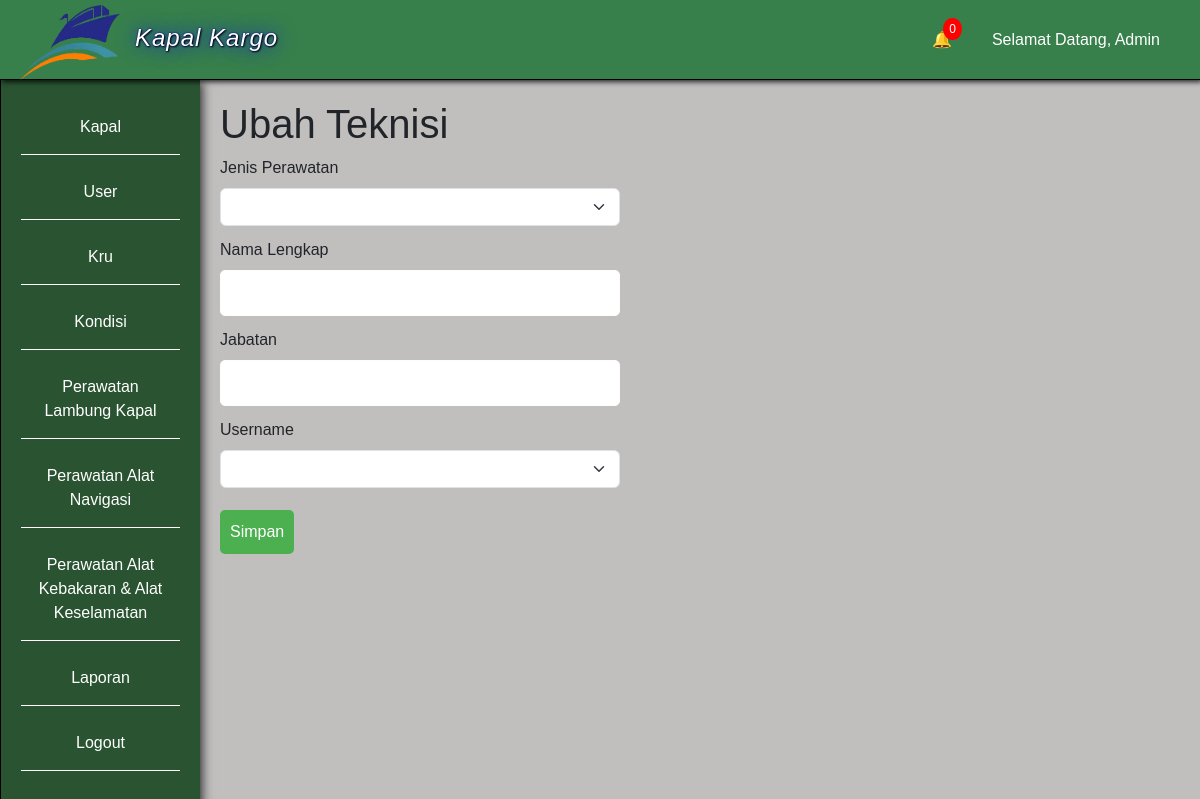
Before: /ubah_kru.php?id_kru=1 (signed in) with the older database file.
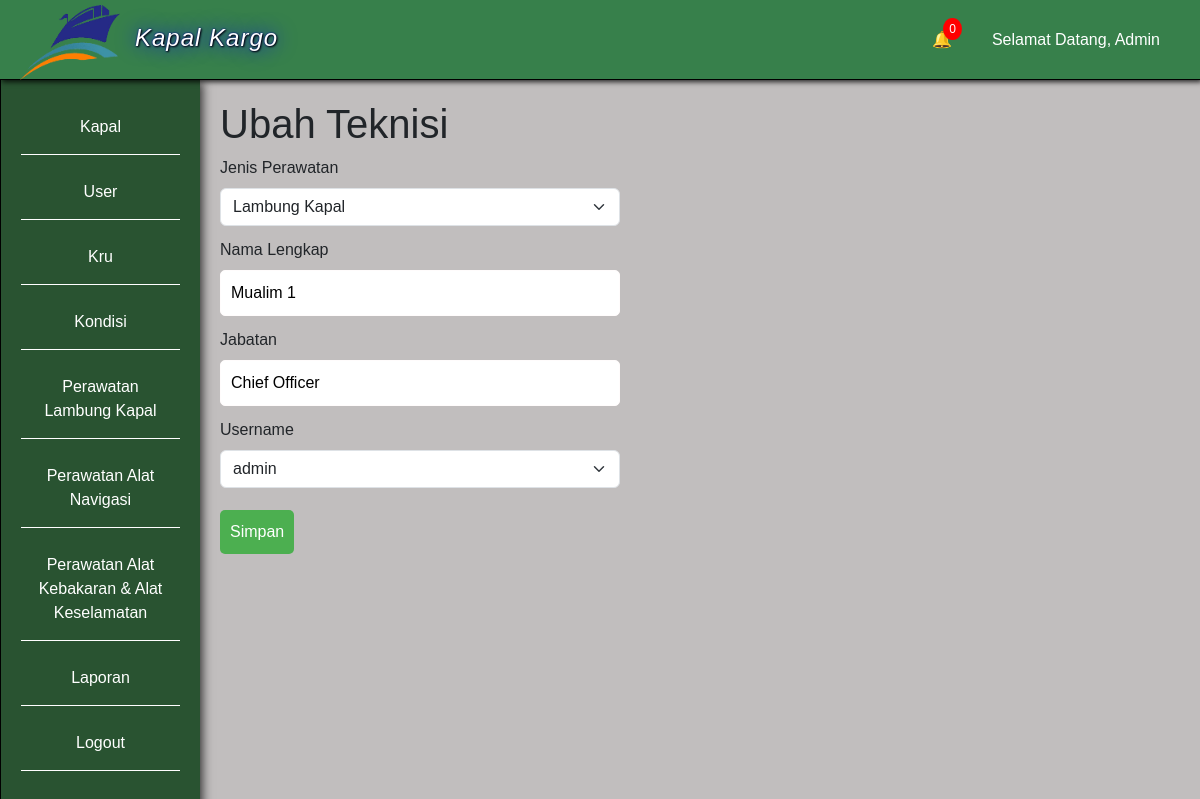
After: the same page with the newer database file.
### tables this page shows
CREATE TABLE `kru` (
  `id_kru` int(11) NOT NULL,
  `nama` varchar(50) NOT NULL,
  `jabatan` varchar(50) NOT NULL,
  `id_jenis_perawatan` int(11) NOT NULL,
  `id_user` int(11) NOT NULL
);

CREATE TABLE `jenis_perawatan` (
  `id_jenis_perawatan` int(11) NOT NULL,
  `jenis_perawatan` varchar(100) NOT NULL
);

CREATE TABLE `user` (
  `id_user` int(11) NOT NULL,
  `nama_lengkap` varchar(50) NOT NULL,
  `username` varchar(50) NOT NULL,
  `password` varchar(255) NOT NULL,
  `role` enum('Administrator','Kru Lambung Kapal','Kru Alat Navigasi Kapal','Kru Alat Kebakaran dan Keselamatan Kapal') NOT NULL
);

### ubah_kru.php (the view, shortened to what this page needs)
<?php
    include 'koneksi.php';
    $id_user = $_SESSION['id_user'];
    $dataUser = mysqli_fetch_assoc(mysqli_query($conn, "SELECT * FROM user WHERE id_user = '$id_user'"));
    $id_kru = $_GET['id_kru'];
    $data_kru = mysqli_fetch_assoc(mysqli_query($conn, "SELECT * FROM kru INNER JOIN jenis_perawatan ON kru.id_jenis_perawatan = jenis_perawatan.id_jenis_perawatan INNER JOIN user ON kru.id_user = user.id_user WHERE id_kru = '$id_kru'"));
    $user = mysqli_query($conn, "SELECT * FROM user");
    $jenis_perawatan = mysqli_query($conn, "SELECT * FROM jenis_perawatan");
?>
<html>
<head>
    <link href="https://cdn.jsdelivr.net/npm/bootstrap@5.3.3/dist/css/bootstrap.min.css" rel="stylesheet">
    <link rel="stylesheet" href="style.css">
</head>
<body>
    <?php include 'top-side-bar.php'; ?>
    <div class="main">
        <h1>Ubah Teknisi</h1>
        <form method="post" class="form-admin">
            <div class="form-group">
                <label for="id_jenis_perawatan">Jenis Perawatan</label>
                <select name="id_jenis_perawatan" id="id_jenis_perawatan" required class="form-select">
                    <option value="<?= $data_kru['id_jenis_perawatan']; ?>"><?= $data_kru['jenis_perawatan']; ?></option>
                    <?php foreach ($jenis_perawatan as $data_jenis_perawatan): ?>
                        <?php if ($data_jenis_perawatan['id_jenis_perawatan'] != $data_kru['id_jenis_perawatan']): ?>
                            <option value="<?= $data_jenis_perawatan['id_jenis_perawatan']; ?>"><?= $data_jenis_perawatan['jenis_perawatan']; ?></option>
                        <?php endif ?>
                    <?php endforeach ?>
                </select>
            </div>
            <div class="form-group">
                <label for="nama">Nama Lengkap</label>
                <input type="text" id="nama" name="nama" class="input" value="<?= $data_kru['nama']; ?>" required>
            </div>
            <div class="form-group">
                <label for="jabatan">Jabatan</label>
                <input type="text" id="jabatan" name="jabatan" class="input" value="<?= $data_kru['jabatan']; ?>" required>
            </div>
            <div class="form-group">
                <label for="id_user">Username</label>
                <select name="id_user" id="id_user" required class="form-select">
                    <option value="<?= $data_kru['id_user']; ?>"><?= $data_kru['username']; ?></option>
                    <?php foreach ($user as $du): ?>
                        <?php if ($data_kru['id_user'] != $du['id_user']): ?>
                            <option value="<?= $du['id_user']; ?>"><?= $du['username']; ?></option>
                        <?php endif ?>
                    <?php endforeach ?>
                </select>
            </div>
            <button type="submit" class="btn" name="btnSimpan">Simpan</button>
        </form>
    </div>
</body>
</html>

Changed rows visible on the page:
now on this page (row edited): kru: id_jenis_perawatan "Lambung Kapal", nama "Mualim 1", jabatan "Chief Officer", id_user "admin"
